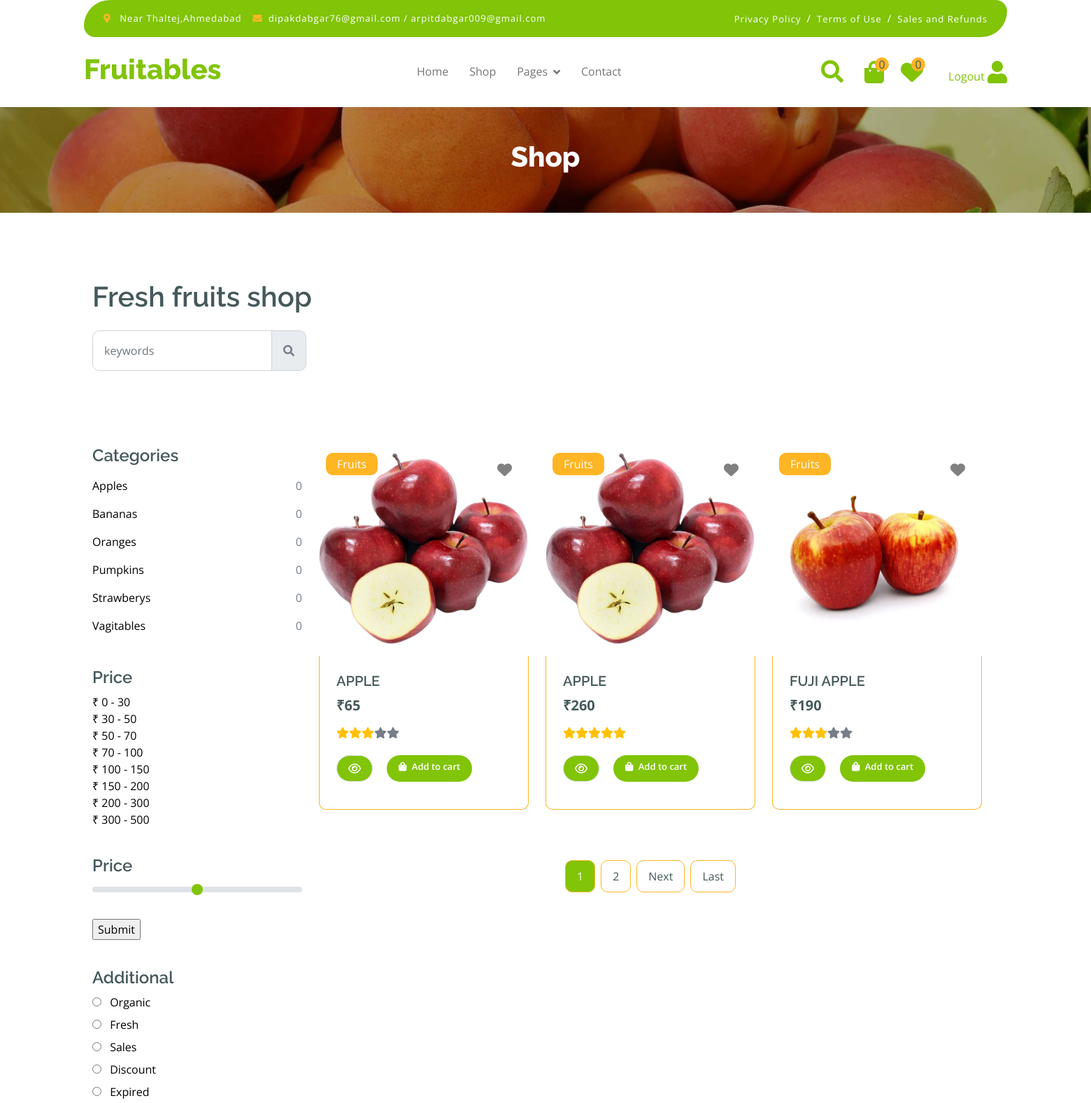
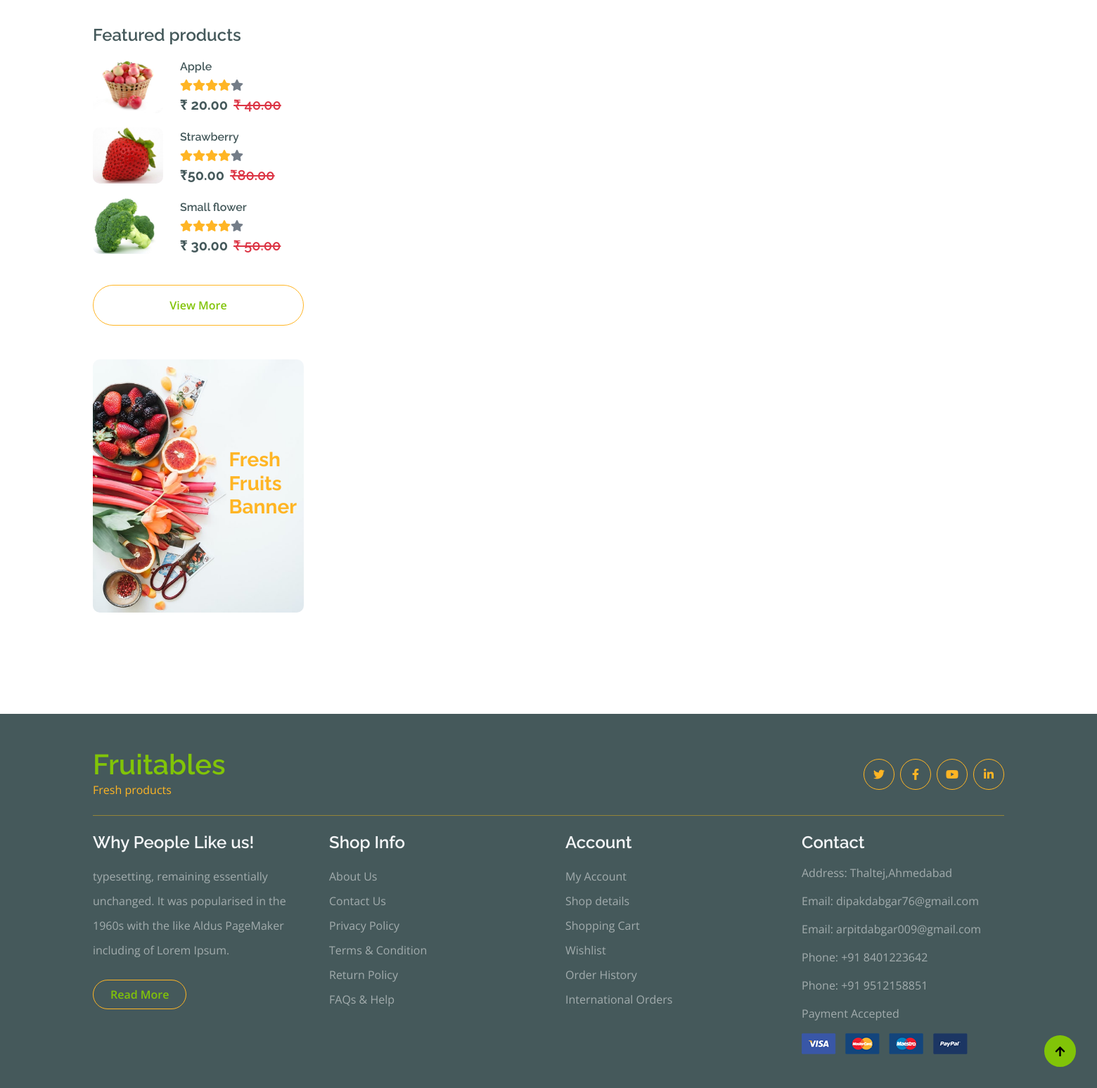
The app's page /shop?cat2=1 (signed in) with its own data (2 pictures, top to bottom).
### app/models.py (models this page shows, shortened)
class category(models.Model):
    name1=models.CharField(max_length=30)

class price(models.Model):
    price1 = models.CharField(max_length=50)

class product(models.Model):
    main_category=models.ForeignKey(main_category,on_delete=models.CASCADE,blank=True,null=True)
    sub_category=models.ForeignKey(sub_category,on_delete=models.CASCADE,blank=True,null=True)
    price1=models.ForeignKey(price,on_delete=models.CASCADE,blank=True,null=True)
    name1=models.ForeignKey(category,on_delete=models.CASCADE,blank=True,null=True)
    img=models.ImageField(upload_to='media')
    star=models.IntegerField(default=0)
    name=models.CharField(max_length=50)
    price=models.IntegerField()
    des=models.TextField(blank=True,null=True)

### app/views.py (the view)
# urls.py: path('shop', views.shop, name='shop'),
def shop(request):
    if 'email' in request.session:
        uid=User.objects.get(email=request.session['email'])
        count=category.objects.filter(name1=uid).count()
        count=addcart.objects.filter(user=uid).count()
        pp=product.objects.all().order_by("-id")
        w_count=Add_Whishlist.objects.filter(user_id=uid).count()
        whishlist_product=Add_Whishlist.objects.filter(user_id=uid)
        l1=[]
        for i in whishlist_product:
            l1.append(i.product_id.id)
        mid=main_category.objects.all()
        cid=request.GET.get("cid")
        piz=price.objects.all()
        piz2=request.GET.get("piz2")
        cat=category.objects.all()
        cat2=request.GET.get("cat2")
        S=request.GET.get("sort")
        if cid:
            pp=product.objects.filter(sub_category=cid)
        elif piz2:
            pp=product.objects.filter(price1=piz2)
        elif cat2:
            pp=product.objects.filter(name1=cat2)
        elif S=="lth":
            pp=product.objects.all().order_by("price")
        elif S=="htl":
            pp=product.objects.all().order_by("-price")
        elif S=="atz":
            pp=product.objects.all().order_by("name")
        elif S=="zta":
            pp=product.objects.all().order_by("-name")
        else:
            pp=product.objects.all().order_by("-id")
        paginator=Paginator(pp,3)
        page_number=request.GET.get("page",1)
        pp=paginator.get_page(page_number)
        show_page=paginator.get_elided_page_range(page_number,on_each_side=1,on_ends=1)
        con={'pp':pp,
            'mid':mid,
            'cat':cat,
            'piz':piz,
            "min1":0,
            'count':count,
            'count':count,
            "w_count":w_count,
            "whishlist_product":whishlist_product,"l1":l1,"show_page":show_page}
        return render(request,"shop.html",con)
    else:
        return render(request,"login.html")

### app/templates/shop.html (shortened to what this page needs)
{% extends "index.html" %} {% load static %} {% block content %}
<div class="container-fluid page-header py-5">
  <h1 class="text-center text-white display-6">Shop</h1>
</div>
<div class="container-fluid fruite py-5">
  <div class="container py-5">
    <h1 class="mb-4">Fresh fruits shop</h1>
    <div class="row g-4">
      <div class="col-lg-12">
        <div class="row g-4">
          <div class="col-xl-3">
            <div class="input-group w-100 mx-auto d-flex">
              <input type="search" class="form-control p-3" placeholder="keywords" aria-describedby="search-icon-1" />
              <span id="search-icon-1" class="input-group-text p-3"><i class="fa fa-search"></i></span>
            </div>
          </div>
          <div class="col-6"></div>
          <div class="col-xl-3">
            <form method="get" action="{% url 'shop' %}" id="fruitform">
              <div class=" ps-3 py-3 rounded d-flex mb-4">
              </div>
            </form>
          </div>
        </div>
      </div>
      <div class="row g-4">
        <div class="col-lg-3">
          <div class="row g-4">
            <div class="col-lg-12">
              <div class="mb-3">
                <h4>Categories</h4>
                <ul class="list-unstyled fruite-categorie">
                  <li>
                    {% for i in cat %}
                    <div class="d-flex justify-content-between fruite-name">
                      <a href="/shop?cat2={{i.id}}" style="color:black;">{{i.name1}}</a>
                      <span>{{count}}</span>
                    </div>
                    {% endfor %}
                  </li>
                </ul>
              </div>
            </div>
            <div class="col-lg-12">
              <div class="mb-3">
                <h4 class="mb-2">Price</h4>
                {% for i in piz %}
                <a href="/shop?piz2={{i.id}}" style="color:black;font-size:large-50px"> &#8377; {{i.price1}}</a><br>
                {% endfor %}
              </div>
            </div>
            <form action="{% url 'filter_price' %}"  method="post">
              <div class="col-lg-12">
                  <div class="mb-3">
                      <h4 class="mb-2">Price</h4>
                      <input type="range" class="form-range w-100" id="rangeInput"   value="{{max1}}" oninput="amount.value=rangeInput.value" min="0" max="1500" name="max1">
                      <br/>
                      <input type="submit"  value="Submit" >
                  </div>
              </div>
          </form>
            <div class="col-lg-12">
              <div class="mb-3" style="color: black;">
                <h4>Additional</h4>
                <div class="mb-2">
                  <input type="radio" class="me-2" id="Categories-1" name="Categories-1" value="Beverages" />
                  <label for="Categories-1"> Organic</label>
                </div>
                <div class="mb-2">
                  <input type="radio" class="me-2" id="Categories-2" name="Categories-1" value="Beverages" />
                  <label for="Categories-2"> Fresh</label>
                </div>
                <div class="mb-2">
                  <input type="radio" class="me-2" id="Categories-3" name="Categories-1" value="Beverages" />
                  <label for="Categories-3"> Sales</label>
                </div>
                <div class="mb-2">
                  <input type="radio" class="me-2" id="Categories-4" name="Categories-1" value="Beverages" />
                  <label for="Categories-4"> Discount</label>
                </div>
                <div class="mb-2">
                  <input type="radio" class="me-2" id="Categories-5" name="Categories-1" value="Beverages" />
                  <label for="Categories-5"> Expired</label>
                </div>
              </div>
            </div>
            <div class="col-lg-12">
              <h4 class="mb-3">Featured products</h4>
              <div class="d-flex align-items-center justify-content-start">
                <div class="rounded me-4" style="width: 100px; height: 100px">
                  <img src="{% static 'img/featur-1.jpg' %}" class="img-fluid rounded" alt="" />
                </div>
                <div>
                  <h6 class="mb-2">Apple</h6>
                  <div class="d-flex mb-2">
                    <i class="fa fa-star text-secondary"></i>
                    <i class="fa fa-star text-secondary"></i>
                    <i class="fa fa-star text-secondary"></i>
                    <i class="fa fa-star text-secondary"></i>
                    <i class="fa fa-star"></i>
                  </div>
                  <div class="d-flex mb-2">
                    <h5 class="fw-bold me-2">₹ 20.00 </h5>
                    <h5 class="text-danger text-decoration-line-through">
                      ₹ 40.00
                    </h5>
                  </div>
                </div>
              </div>
              <div class="d-flex align-items-center justify-content-start">
                <div class="rounded me-4" style="width: 100px; height: 100px">
                  <img src="{% static 'img/featur-2.jpg' %}" class="img-fluid rounded" alt="" />
                </div>
                <div>
                  <h6 class="mb-2">
                    Strawberry</h6>
                  <div class="d-flex mb-2">
                    <i class="fa fa-star text-secondary"></i>
                    <i class="fa fa-star text-secondary"></i>
                    <i class="fa fa-star text-secondary"></i>
                    <i class="fa fa-star text-secondary"></i>
                    <i class="fa fa-star"></i>
                  </div>
                  <div class="d-flex mb-2">
                    <h5 class="fw-bold me-2">₹50.00</h5>
                    <h5 class="text-danger text-decoration-line-through">
                      ₹80.00
                    </h5>
                  </div>
                </div>
              </div>
              <div class="d-flex align-items-center justify-content-start">
                <div class="rounded me-4" style="width: 100px; height: 100px">
                  <img src="{% static 'img/featur-3.jpg' %}" class="img-fluid rounded" alt="" />
                </div>
                <div>
                  <h6 class="mb-2">Small flower</h6>
                <div class="d-flex mb-2">
                  <i class="fa fa-star text-secondary"></i>
                  <i class="fa fa-star text-secondary"></i>
                  <i class="fa fa-star text-secondary"></i>
                  <i class="fa fa-star text-secondary"></i>
                  <i class="fa fa-star"></i>
                </div>
                  <div class="d-flex mb-2">
                    <h5 class="fw-bold me-2">₹ 30.00</h5>
                    <h5 class="text-danger text-decoration-line-through">
                      ₹ 50.00
                    </h5>
                  </div>
                </div>
              </div>
              <div class="d-flex justify-content-center my-4">
                <a href="#" class="btn border border-secondary px-4 py-3 rounded-pill text-primary w-100">View More</a>
              </div>
            </div>
            <div class="col-lg-12">
              <div class="position-relative">
                <img src="{% static 'img/banner-fruits.jpg' %}" class="img-fluid w-100 rounded" alt="" />
                <div class="position-absolute" style="top: 50%; right: 10px; transform: translateY(-50%)">
                  <h3 class="text-secondary fw-bold">
                    Fresh <br />
                    Fruits <br />
                    Banner
                  </h3>
                </div>
              </div>
            </div>
          </div>
        </div>
        <div class="col-lg-9">
          <div class="row g-4 justify-content-center">
            {% for i in pp %}
            <div class="col-md-6 col-lg-6 col-xl-4">
              <div class="rounded position-relative fruite-item">
                <div class="fruite-img">
                  <img src="{{i.img.url}}" class="img-fluid w-100 rounded-top" alt="" style="height: 300px" />
                </div>
                <div class="text-white bg-secondary px-3 py-1 rounded position-absolute" style="top: 10px; left: 10px">
                  Fruits
                </div>
                {% if i.id in l1 %}
                <a href="{% url 'add_whishlist' i.id %}"  class="position-absolute top-0 end-0 me-4 my-4" >
                  <i class="fa-solid fa-heart text-danger" style="color: red;font-size :21px;"></i>
                </a>
                {% else %}
                <a href="{% url 'add_whishlist' i.id %}" class="position-absolute top-0 end-0 me-4 my-4">
                  <i class="fa-solid fa-heart "  style="color: gray;font-size :21px;"></i>
                </a>
                {% endif %}
                <div class="p-4 border border-secondary border-top-0 rounded-bottom" style="height: 220px;">
                  <h5>{{i.name}}</h5>
                  <div class="d-flex justify-content-between flex-lg-wrap">
                    <p class="text-dark fs-5 fw-bold mb-0">&#8377;{{i.price}}</p>
                  </div>
                  <div class="d-flex mb-4 mt-3" >
                    <i {% if i.star < 1 %} class="fa fa-star" {% else %} class="fa fa-star text-warning" {% endif %}></i>
                    <i {% if i.star < 2 %} class="fa fa-star " {% else %} class="fa fa-star text-warning" {% endif %}></i>
                    <i {% if i.star < 3 %} class="fa fa-star " {% else %} class="fa fa-star text-warning" {% endif %}></i>
                    <i {% if i.star < 4 %} class="fa fa-star" {% else %} class="fa fa-star text-warning" {% endif %}></i>
                    <i {% if i.star < 5 %} class="fa fa-star" {% else %} class="fa fa-star text-warning" {% endif %}></i>
                  </div>
                  <div style="display: flex; gap:20px;">
                    <a href="{% url 'shop_detail1' i.id %}" class="btn border  rounded-pill px-3 text-primary"  style="background-color: #81C408;color:white"><i
                        class="fa-regular fa-eye" style="color: white;"></i>
                    </a>
                    <a href="{% url 'add_to_cart' i.id %}" class="btn color:white rounded-pill px-3 "
                      style="font-size: 13px;background-color: #81C408;color:white" ><i class="fa fa-shopping-bag me-1" style="color: white;"></i>
                      Add to cart</a>
                  </div>
                  <br>
                </div>
              </div>
            </div>
            {% endfor %}
         <div class="col-12">
              <div class="pagination d-flex justify-content-center mt-5">
                {% for i in show_page %}
                {% if i == pp.number %}
                <a href="?page={{i}}"  class="active rounded">{{i}}</a>
                {% elif i == "..." %}
                <a href="..." class="rounded">...</a>
                {% else %}
                <a href="?page={{i}}" class="rounded">{{i}}</a>
                {% endif %}
                {% endfor %}
                {% if pp.has_next %}
                <a href="?page={{pp.next_page_number}}" class="rounded">Next</a>
                <a href="?page={{pp.paginator.num_pages}}" class="rounded">Last</a>
                {% endif %}
              </div>
            </div>
          </div>
        </div>
      </div>
    </div>
  </div>
</div>
{% endblock %}

### app/static/css/style.css (style rules this page uses)
* { scroll-behavior: smooth; }
.btn { font-weight: 600; transition: 0.5s; }
.btn.border-secondary { transition: 0.5s; }
.page-header { position: relative; background: linear-gradient(rgba(0, 0, 0, 0.3), rgba(0, 0, 0, 0.3)), url(../img/cart-page-header-img.jpg); background-position: center center; background-repeat: no-repeat; background-size: cover; }
@media (min-width: 992px) { .hero-header, .page-header { margin-top: 152px !important; } }
.fruite .fruite-categorie .fruite-name { line-height: 40px; }
.fruite .fruite-categorie .fruite-name a { transition: 0.5s; }
.fruite .fruite-item { height: 100%; transition: 0.5s; }
.fruite .fruite-item .fruite-img { overflow: hidden; transition: 0.5s; border-radius: 10px 10px 0 0; }
.fruite .fruite-item .fruite-img img { transition: 0.5s; }
.pagination { display: inline-block; }
.pagination a { color: var(--bs-dark); padding: 10px 16px; text-decoration: none; transition: 0.5s; border: 1px solid var(--bs-secondary); margin: 0 4px; }
.pagination a.active { background-color: var(--bs-primary); color: var(--bs-light); border: 1px solid var(--bs-secondary); }

### records on screen
category: name1 "Apples", count "0"
category: name1 "Bananas", count "0"
category: name1 "Oranges", count "0"
category: name1 "Pumpkins", count "0"
category: name1 "Strawberys", count "0"
category: name1 "Vagitables", count "0"
price: price1 "0 - 30"
price: price1 "30 - 50"
price: price1 "50 - 70"
price: price1 "70 - 100"
price: price1 "100 - 150"
price: price1 "150 - 200"
price: price1 "200 - 300"
price: price1 "300 - 500"
product: img (picture), name "APPLE", price "65", star 3 (drawn)
product: img (picture), name "APPLE", price "260", star 5 (drawn)
product: img (picture), name "FUJI APPLE", price "190", star 3 (drawn)

### other values on screen
{{ count }} "0"
{{ w_count }} "0"
{{ i }} "1"
{{ i }} "2"
